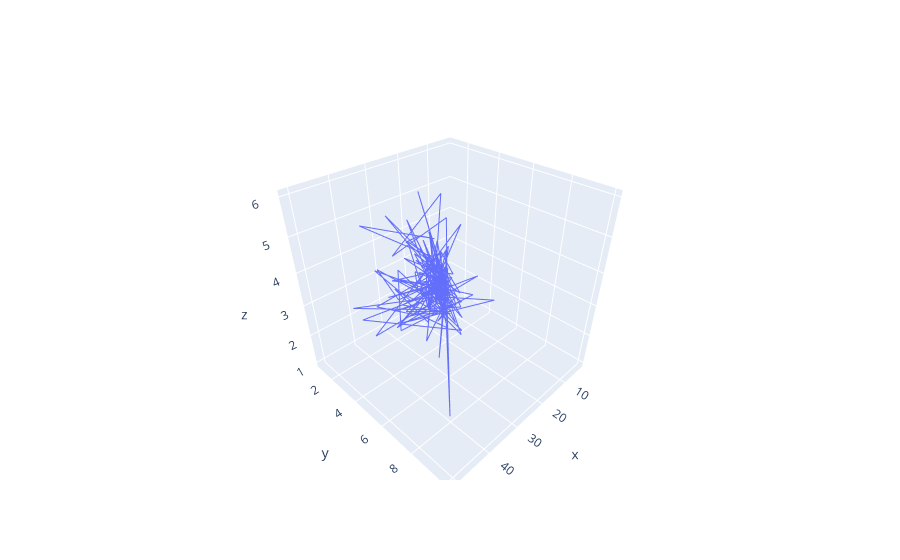

Write notebook code for a chart like this one.
### Code cell
fig = go.Figure()
fig.add_trace(go.Scatter3d(x =tips['total_bill'] , y =tips['tip'], z=tips['size'],mode='lines' )) 
fig.show()

### Figure 1 — Plotly figure (JSON) as saved in the notebook; plotly's stock layout.template omitted (floating-point values rounded to 4 significant figures; data arrays with more than 128 entries replaced by an {"elided": "..."} marker saying what was removed)
{"data": [{"mode": "lines", "type": "scatter3d", "x": {"elided": "244 float values"}, "y": {"elided": "244 float values"}, "z": {"elided": "244 int values"}}], "layout": {}}
